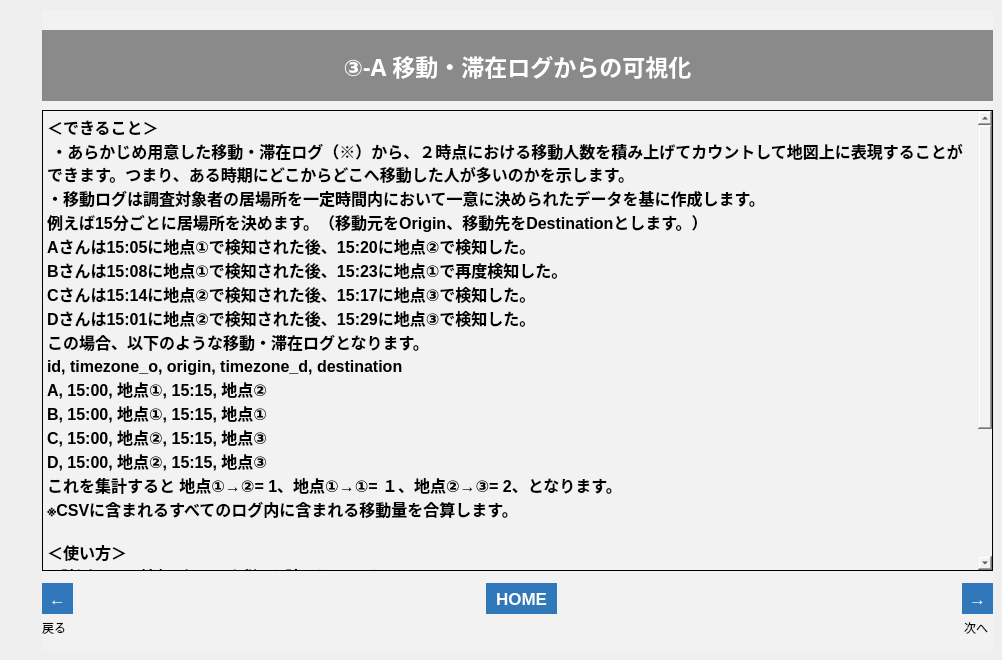
   <widget class="QWidget" name="tab_18">
    <attribute name="title">
     <string>003_1</string>
    </attribute>
    <widget class="QFrame" name="frame_18">
     <property name="geometry">
      <rect>
       <x>42</x>
       <y>10</y>
       <width>951</width>
       <height>641</height>
      </rect>
     </property>
     <property name="styleSheet">
      <string notr="true">background-color: rgb(242, 242, 242);</string>
     </property>
     <property name="frameShape">
      <enum>QFrame::NoFrame</enum>
     </property>
     <property name="frameShadow">
      <enum>QFrame::Plain</enum>
     </property>
     <property name="lineWidth">
      <number>0</number>
     </property>
     <widget class="QLabel" name="label_89">
      <property name="geometry">
       <rect>
        <x>922</x>
        <y>610</y>
        <width>31</width>
        <height>16</height>
       </rect>
      </property>
      <property name="text">
       <string>次へ</string>
      </property>
     </widget>
     <widget class="QLabel" name="label_90">
      <property name="geometry">
       <rect>
        <x>0</x>
        <y>610</y>
        <width>50</width>
        <height>16</height>
       </rect>
      </property>
      <property name="text">
       <string>戻る</string>
      </property>
     </widget>
     <widget class="QToolButton" name="btn_003_1_n">
      <property name="geometry">
       <rect>
        <x>920</x>
        <y>573</y>
        <width>31</width>
        <height>31</height>
       </rect>
      </property>
      <property name="font">
       <font>
        <pointsize>13</pointsize>
        <weight>75</weight>
        <bold>true</bold>
       </font>
      </property>
      <property name="styleSheet">
       <string notr="true">background-color: rgb(48,120,186);
color: rgb(255, 255, 255);
border: none;</string>
      </property>
      <property name="text">
       <string>→</string>
      </property>
     </widget>
     <widget class="QToolButton" name="btn_003_1_b">
      <property name="geometry">
       <rect>
        <x>0</x>
        <y>573</y>
        <width>31</width>
        <height>31</height>
       </rect>
      </property>
      <property name="font">
       <font>
        <pointsize>13</pointsize>
        <weight>75</weight>
        <bold>true</bold>
       </font>
      </property>
      <property name="styleSheet">
       <string notr="true">background-color: rgb(48,120,186);
color: rgb(255, 255, 255);
border: none;</string>
      </property>
      <property name="text">
       <string>←</string>
      </property>
     </widget>
     <widget class="QLabel" name="label_91">
      <property name="geometry">
       <rect>
        <x>0</x>
        <y>20</y>
        <width>951</width>
        <height>71</height>
       </rect>
      </property>
      <property name="font">
       <font>
        <family>游ゴシック</family>
        <pointsize>17</pointsize>
        <weight>75</weight>
        <bold>true</bold>
       </font>
      </property>
      <property name="styleSheet">
       <string notr="true">background-color: rgb(138, 138, 138);
color: rgb(255, 255, 255);</string>
      </property>
      <property name="text">
       <string>③-A 移動・滞在ログからの可視化</string>
      </property>
      <property name="alignment">
       <set>Qt::AlignCenter</set>
      </property>
     </widget>
     <widget class="QToolButton" name="btn_home_15">
      <property name="geometry">
       <rect>
        <x>444</x>
        <y>573</y>
        <width>71</width>
        <height>31</height>
       </rect>
      </property>
      <property name="font">
       <font>
        <pointsize>13</pointsize>
        <weight>75</weight>
        <bold>true</bold>
       </font>
      </property>
      <property name="styleSheet">
       <string notr="true">background-color: rgb(48,120,186);
color: rgb(255, 255, 255);
border: none;</string>
      </property>
      <property name="text">
       <string>HOME</string>
      </property>
     </widget>
     <widget class="QTextEdit" name="textEdit_3">
      <property name="geometry">
       <rect>
        <x>0</x>
        <y>100</y>
        <width>951</width>
        <height>461</height>
       </rect>
      </property>
      <property name="palette">
       <palette>
        <active>
         <colorrole role="Button">
          <brush brushstyle="SolidPattern">
           <color alpha="255">
            <red>242</red>
            <green>242</green>
            <blue>242</blue>
           </color>
          </brush>
         </colorrole>
         <colorrole role="Base">
          <brush brushstyle="SolidPattern">
           <color alpha="255">
            <red>242</red>
            <green>242</green>
            <blue>242</blue>
           </color>
          </brush>
         </colorrole>
         <colorrole role="Window">
          <brush brushstyle="SolidPattern">
           <color alpha="255">
            <red>242</red>
            <green>242</green>
            <blue>242</blue>
           </color>
          </brush>
         </colorrole>
         <colorrole role="Highlight">
          <brush brushstyle="SolidPattern">
           <color alpha="255">
            <red>143</red>
            <green>201</green>
            <blue>247</blue>
           </color>
          </brush>
         </colorrole>
        </active>
        <inactive>
         <colorrole role="Button">
          <brush brushstyle="SolidPattern">
           <color alpha="255">
            <red>242</red>
            <green>242</green>
            <blue>242</blue>
           </color>
          </brush>
         </colorrole>
         <colorrole role="Base">
          <brush brushstyle="SolidPattern">
           <color alpha="255">
            <red>242</red>
            <green>242</green>
            <blue>242</blue>
           </color>
          </brush>
         </colorrole>
         <colorrole role="Window">
          <brush brushstyle="SolidPattern">
           <color alpha="255">
            <red>242</red>
            <green>242</green>
            <blue>242</blue>
           </color>
          </brush>
         </colorrole>
         <colorrole role="Highlight">
          <brush brushstyle="SolidPattern">
           <color alpha="255">
            <red>143</red>
            <green>201</green>
            <blue>247</blue>
           </color>
          </brush>
         </colorrole>
        </inactive>
        <disabled>
         <colorrole role="Button">
          <brush brushstyle="SolidPattern">
           <color alpha="255">
            <red>242</red>
            <green>242</green>
            <blue>242</blue>
           </color>
          </brush>
         </colorrole>
         <colorrole role="Base">
          <brush brushstyle="SolidPattern">
           <color alpha="255">
            <red>242</red>
            <green>242</green>
            <blue>242</blue>
           </color>
          </brush>
         </colorrole>
         <colorrole role="Window">
          <brush brushstyle="SolidPattern">
           <color alpha="255">
            <red>242</red>
            <green>242</green>
            <blue>242</blue>
           </color>
          </brush>
         </colorrole>
         <colorrole role="Highlight">
          <brush brushstyle="SolidPattern">
           <color alpha="255">
            <red>143</red>
            <green>201</green>
            <blue>247</blue>
           </color>
          </brush>
         </colorrole>
        </disabled>
       </palette>
      </property>
      <property name="font">
       <font>
        <pointsize>14</pointsize>
       </font>
      </property>
      <property name="styleSheet">
       <string notr="true">selection-background-color: rgb(143, 201, 247);</string>
      </property>
      <property name="frameShape">
       <enum>QFrame::Panel</enum>
      </property>
      <property name="frameShadow">
       <enum>QFrame::Plain</enum>
      </property>
      <property name="verticalScrollBarPolicy">
       <enum>Qt::ScrollBarAlwaysOn</enum>
      </property>
      <property name="readOnly">
       <bool>true</bool>
      </property>
      <property name="html">
       <string>&lt;!DOCTYPE HTML PUBLIC &quot;-//W3C//DTD HTML 4.0//EN&quot; &quot;http://www.w3.org/TR/REC-html40/strict.dtd&quot;&gt;
&lt;html&gt;&lt;head&gt;&lt;meta name=&quot;qrichtext&quot; content=&quot;1&quot; /&gt;&lt;style type=&quot;text/css&quot;&gt;
p, li { white-space: pre-wrap; }
&lt;/style&gt;&lt;/head&gt;&lt;body style=&quot; font-family:'MS UI Gothic'; font-size:14pt; font-weight:400; font-style:normal;&quot;&gt;
&lt;p style=&quot; margin-top:0px; margin-bottom:0px; margin-left:0px; margin-right:0px; -qt-block-indent:0; text-indent:0px;&quot;&gt;&lt;span style=&quot; font-family:'游ゴシック'; font-size:12pt; font-weight:600; color:#000000;&quot;&gt;＜できること＞&lt;/span&gt;&lt;span style=&quot; font-size:12pt;&quot;&gt; &lt;/span&gt;&lt;/p&gt;
&lt;p style=&quot; margin-top:0px; margin-bottom:0px; margin-left:0px; margin-right:0px; -qt-block-indent:0; text-indent:0px;&quot;&gt;&lt;span style=&quot; font-size:12pt;&quot;&gt; &lt;/span&gt;&lt;span style=&quot; font-family:'游ゴシック'; font-size:12pt; font-weight:600; color:#000000;&quot;&gt;・あらかじめ用意した移動・滞在ログ（※）から、２時点における移動人数を積み上げてカウントして地図上に表現することができます。つまり、ある時期にどこからどこへ移動した人が多いのかを示します。&lt;/span&gt; &lt;/p&gt;
&lt;p style=&quot; margin-top:0px; margin-bottom:0px; margin-left:0px; margin-right:0px; -qt-block-indent:0; text-indent:0px;&quot;&gt;&lt;span style=&quot; font-family:'游ゴシック'; font-size:12pt; font-weight:600; color:#000000;&quot;&gt;・移動ログは調査対象者の居場所を一定時間内において一意に決められたデータを基に作成します。&lt;/span&gt; &lt;/p&gt;
&lt;p style=&quot; margin-top:0px; margin-bottom:0px; margin-left:0px; margin-right:0px; -qt-block-indent:0; text-indent:0px;&quot;&gt;&lt;span style=&quot; font-family:'游ゴシック'; font-size:12pt; font-weight:600; color:#000000;&quot;&gt;例えば15分ごとに居場所を決めます。（移動元をOrigin、移動先をDestinationとします。）&lt;/span&gt; &lt;/p&gt;
&lt;p style=&quot; margin-top:0px; margin-bottom:0px; margin-left:0px; margin-right:0px; -qt-block-indent:0; text-indent:0px;&quot;&gt;&lt;span style=&quot; font-family:'游ゴシック'; font-size:12pt; font-weight:600; color:#000000;&quot;&gt;Aさんは15:05に地点①で検知された後、15:20に地点②で検知した。&lt;/span&gt; &lt;/p&gt;
&lt;p style=&quot; margin-top:0px; margin-bottom:0px; margin-left:0px; margin-right:0px; -qt-block-indent:0; text-indent:0px;&quot;&gt;&lt;span style=&quot; font-family:'游ゴシック'; font-size:12pt; font-weight:600; color:#000000;&quot;&gt;Bさんは15:08に地点①で検知された後、15:23に地点①で再度検知した。&lt;/span&gt; &lt;/p&gt;
&lt;p style=&quot; margin-top:0px; margin-bottom:0px; margin-left:0px; margin-right:0px; -qt-block-indent:0; text-indent:0px;&quot;&gt;&lt;span style=&quot; font-family:'游ゴシック'; font-size:12pt; font-weight:600; color:#000000;&quot;&gt;Cさんは15:14に地点②で検知された後、15:17に地点③で検知した。&lt;/span&gt; &lt;/p&gt;
&lt;p style=&quot; margin-top:0px; margin-bottom:0px; margin-left:0px; margin-right:0px; -qt-block-indent:0; text-indent:0px;&quot;&gt;&lt;span style=&quot; font-family:'游ゴシック'; font-size:12pt; font-weight:600; color:#000000;&quot;&gt;Dさんは15:01に地点②で検知された後、15:29に地点③で検知した。&lt;/span&gt; &lt;/p&gt;
&lt;p style=&quot; margin-top:0px; margin-bottom:0px; margin-left:0px; margin-right:0px; -qt-block-indent:0; text-indent:0px;&quot;&gt;&lt;span style=&quot; font-family:'游ゴシック'; font-size:12pt; font-weight:600; color:#000000;&quot;&gt;この場合、以下のような移動・滞在ログとなります。&lt;/span&gt; &lt;/p&gt;
&lt;p style=&quot; margin-top:0px; margin-bottom:0px; margin-left:0px; margin-right:0px; -qt-block-indent:0; text-indent:0px;&quot;&gt;&lt;span style=&quot; font-family:'游ゴシック'; font-size:12pt; font-weight:600; color:#000000;&quot;&gt;id, timezone_o, origin, timezone_d, destination&lt;/span&gt; &lt;/p&gt;
&lt;p style=&quot; margin-top:0px; margin-bottom:0px; margin-left:0px; margin-right:0px; -qt-block-indent:0; text-indent:0px;&quot;&gt;&lt;span style=&quot; font-family:'游ゴシック'; font-size:12pt; font-weight:600; color:#000000;&quot;&gt;A, 15:00, 地点①, 15:15, 地点②&lt;/span&gt; &lt;/p&gt;
&lt;p style=&quot; margin-top:0px; margin-bottom:0px; margin-left:0px; margin-right:0px; -qt-block-indent:0; text-indent:0px;&quot;&gt;&lt;span style=&quot; font-family:'游ゴシック'; font-size:12pt; font-weight:600; color:#000000;&quot;&gt;B, 15:00, 地点①, 15:15, 地点①&lt;/span&gt; &lt;/p&gt;
&lt;p style=&quot; margin-top:0px; margin-bottom:0px; margin-left:0px; margin-right:0px; -qt-block-indent:0; text-indent:0px;&quot;&gt;&lt;span style=&quot; font-family:'游ゴシック'; font-size:12pt; font-weight:600; color:#000000;&quot;&gt;C, 15:00, 地点②, 15:15, 地点③&lt;/span&gt; &lt;/p&gt;
&lt;p style=&quot; margin-top:0px; margin-bottom:0px; margin-left:0px; margin-right:0px; -qt-block-indent:0; text-indent:0px;&quot;&gt;&lt;span style=&quot; font-family:'游ゴシック'; font-size:12pt; font-weight:600; color:#000000;&quot;&gt;D, 15:00, 地点②, 15:15, 地点③&lt;/span&gt; &lt;/p&gt;
&lt;p style=&quot; margin-top:0px; margin-bottom:0px; margin-left:0px; margin-right:0px; -qt-block-indent:0; text-indent:0px;&quot;&gt;&lt;span style=&quot; font-family:'游ゴシック'; font-size:12pt; font-weight:600; color:#000000;&quot;&gt;これを集計すると 地点①→②= 1、地点①→①= １、地点②→③= 2、となります。&lt;/span&gt; &lt;/p&gt;
&lt;p style=&quot; margin-top:0px; margin-bottom:0px; margin-left:0px; margin-right:0px; -qt-block-indent:0; text-indent:0px;&quot;&gt;&lt;span style=&quot; font-family:'游ゴシック'; font-size:12pt; font-weight:600; color:#000000;&quot;&gt;※CSVに含まれるすべてのログ内に含まれる移動量を合算します。&lt;/span&gt; &lt;/p&gt;
&lt;p style=&quot;-qt-paragraph-type:empty; margin-top:0px; margin-bottom:0px; margin-left:0px; margin-right:0px; -qt-block-indent:0; text-indent:0px; font-size:12pt;&quot;&gt;&lt;br /&gt;&lt;/p&gt;
&lt;p style=&quot; margin-top:0px; margin-bottom:0px; margin-left:0px; margin-right:0px; -qt-block-indent:0; text-indent:0px;&quot;&gt;&lt;span style=&quot; font-family:'游ゴシック'; font-size:12pt; font-weight:600; color:#000000;&quot;&gt;＜使い方＞&lt;/span&gt; &lt;/p&gt;
&lt;p style=&quot; margin-top:0px; margin-bottom:0px; margin-left:0px; margin-right:0px; -qt-block-indent:0; text-indent:0px;&quot;&gt;&lt;span style=&quot; font-family:'游ゴシック'; font-size:12pt; font-weight:600; color:#000000;&quot;&gt;①計測エリア情報（CSV形式）を読み込みます。&lt;/span&gt; &lt;/p&gt;
&lt;p style=&quot; margin-top:0px; margin-bottom:0px; margin-left:0px; margin-right:0px; -qt-block-indent:0; text-indent:0px;&quot;&gt;&lt;span style=&quot; font-family:'游ゴシック'; font-size:12pt; font-weight:600; color:#000000;&quot;&gt;②移動・滞在ログ（CSV形式）を読み込みます。&lt;/span&gt; &lt;/p&gt;
&lt;p style=&quot; margin-top:0px; margin-bottom:0px; margin-left:0px; margin-right:0px; -qt-block-indent:0; text-indent:0px;&quot;&gt;&lt;span style=&quot; font-family:'游ゴシック'; font-size:12pt; font-weight:600; color:#000000;&quot;&gt;※計測エリア情報、移動・滞在ログのフォーマットについてはサンプルデータにてご確認ください。&lt;/span&gt; &lt;/p&gt;
&lt;p style=&quot; margin-top:0px; margin-bottom:0px; margin-left:0px; margin-right:0px; -qt-block-indent:0; text-indent:0px;&quot;&gt;&lt;span style=&quot; font-family:'游ゴシック'; font-size:12pt; font-weight:600; color:#000000;&quot;&gt;④「分析開始」をクリック&lt;/span&gt; &lt;/p&gt;
&lt;p style=&quot; margin-top:0px; margin-bottom:0px; margin-left:0px; margin-right:0px; -qt-block-indent:0; text-indent:0px;&quot;&gt;&lt;span style=&quot; font-family:'游ゴシック'; font-size:12pt; font-weight:600; color:#000000;&quot;&gt;⑤ ブラウザで表示、CSV出力、geojson出力が表示されます。&lt;/span&gt; &lt;/p&gt;
&lt;p style=&quot; margin-top:0px; margin-bottom:0px; margin-left:0px; margin-right:0px; -qt-block-indent:0; text-indent:0px;&quot;&gt;&lt;span style=&quot; font-family:'游ゴシック'; font-size:12pt; font-weight:600; color:#000000;&quot;&gt;⑥ ブラウザで表示を選ぶと、ブラウザが開き、地図上に移動量が可視化されます。&lt;/span&gt; &lt;/p&gt;
&lt;p style=&quot; margin-top:0px; margin-bottom:0px; margin-left:0px; margin-right:0px; -qt-block-indent:0; text-indent:0px;&quot;&gt;&lt;span style=&quot; font-family:'游ゴシック'; font-size:12pt; font-weight:600; color:#0070c0;&quot;&gt;※ブラウザはGoole Chromeをご利用ください。&lt;/span&gt;&lt;span style=&quot; font-size:12pt;&quot;&gt; &lt;/span&gt;&lt;/p&gt;
&lt;p style=&quot; margin-top:0px; margin-bottom:0px; margin-left:0px; margin-right:0px; -qt-block-indent:0; text-indent:0px;&quot;&gt;&lt;span style=&quot; font-family:'游ゴシック'; font-size:12pt; font-weight:600; color:#0070c0;&quot;&gt;※各インプットデータのフォーマットはサンプルデータをご確認ください。&lt;/span&gt;&lt;span style=&quot; font-size:12pt;&quot;&gt; &lt;/span&gt;&lt;/p&gt;&lt;/body&gt;&lt;/html&gt;</string>
      </property>
     </widget>
    </widget>
   </widget>
